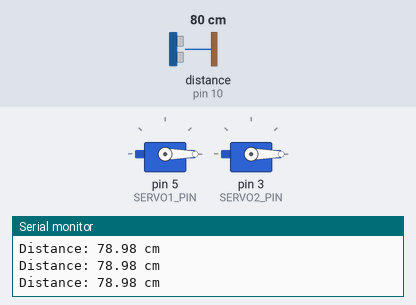
Bench run of a sketch on a simulated Arduino Uno, built with avr-gcc and run on an emulated ATmega328P. On the bench: 2 × servo, the last lines printed to the serial monitor. Wiring (inferred from the names in the program): ultrasonic range finder: trigger pin 9; echo pin 10. The test bench sets the inputs (shaded band); at power-on: distance to the obstacle (sensor on pin 10) 80 cm. The echo pulse lasts 58.3 µs per cm.

Above: at 2.2 s.
2.3 s: distance to the obstacle (sensor on pin 10) set to 17 cm
3.8 s: distance to the obstacle (sensor on pin 10) set to 14 cm
At 4.6 s:
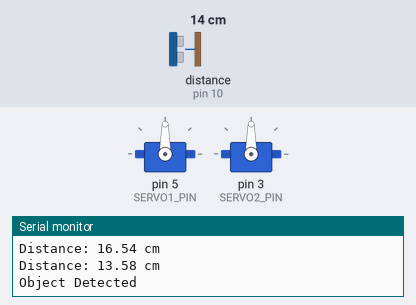
8.5 s: distance to the obstacle (sensor on pin 10) set to 2 cm
Timing chart, 0 to 12.5 s (numbered marks = the images above; inputs shaded):
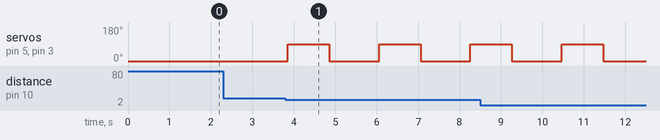

The sketch:

ultrasonic.ino
```cpp
#include <Servo.h>


// Ultrasonic pins
#define TRIG_PIN 9
#define ECHO_PIN 10


// Servo pins
#define SERVO1_PIN 5
#define SERVO2_PIN 3


Servo servo1;
Servo servo2;


long duration;
float distance;


void setup()
{

  Serial.begin(9600);


  pinMode(TRIG_PIN, OUTPUT);
  pinMode(ECHO_PIN, INPUT);


  servo1.attach(SERVO1_PIN);
  servo2.attach(SERVO2_PIN);


  // Initial position
  servo1.write(0);
  servo2.write(0);


  delay(1000);

}


void loop()
{

  // Send ultrasonic pulse

  digitalWrite(TRIG_PIN, LOW);
  delayMicroseconds(2);


  digitalWrite(TRIG_PIN, HIGH);
  delayMicroseconds(10);


  digitalWrite(TRIG_PIN, LOW);


  // Read echo time

  duration = pulseIn(ECHO_PIN, HIGH);


  // Calculate distance in cm

  distance = duration * 0.034 / 2;


  Serial.print("Distance: ");
  Serial.print(distance);
  Serial.println(" cm");


  // Object detected within 15cm

  if(distance <= 15)
  {

    Serial.println("Object Detected");


    // Move both servos to 90 degrees

    servo1.write(90);
    servo2.write(90);


    delay(1000);


    // Return to zero position

    servo1.write(0);
    servo2.write(0);


    delay(1000);

  }


  delay(200);

}
```

Measured:
- the behaviour switches between 16 and 15 cm on distance to the obstacle (sensor on pin 10) (found by bisection; images 0 and 1)
- after the input at 3.8 s, servo on pin 5 (SERVO1_PIN), servo on pin 3 (SERVO2_PIN): alternates 90° for 1.0 s and 0° for 1.2 s, starting after 0.06 s
